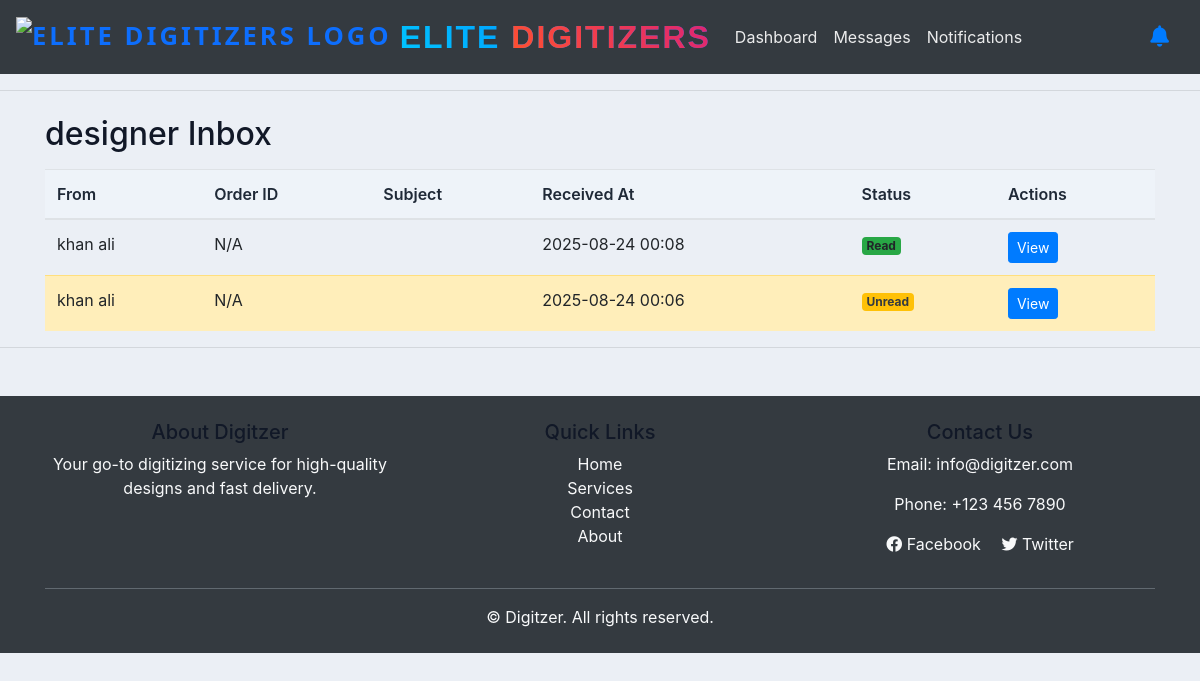
/designer/inbox/ (signed in), run on the app's committed database.
### accounts/models.py (models this page shows, shortened)
class DesignerMessage(models.Model):
    sender = models.ForeignKey(User, related_name='sent_messages', on_delete=models.CASCADE)
    receiver = models.ForeignKey(User, related_name='received_messages', on_delete=models.CASCADE)
    order = models.ForeignKey('Order', on_delete=models.CASCADE, null=True, blank=True)
    subject = models.CharField(max_length=255)
    message = models.TextField()
    timestamp = models.DateTimeField(auto_now_add=True)
    attachment = models.FileField(upload_to='message_attachments/', null=True, blank=True)
    is_read = models.BooleanField(default=False)

### accounts/decorators.py (the view)
        def wrapper_func(request, *args, **kwargs):
            group = None
            if request.user.groups.exists():
                group = request.user.groups.all()[0].name
            if group in allowed_roles:
                return view_func(request, *args, **kwargs)
            else:
                return HttpResponse("You are not authorized to view this page.")

### accounts/views.py (called while the page is built)
@login_required(login_url='login')
@allowed_users(allowed_roles=['designer'])
def designer_inbox(request):
    order_id = request.GET.get('order_id')
    messages = DesignerMessage.objects.filter(receiver=request.user)
    if order_id:
        messages = messages.filter(order__id=order_id)
    return render(request, 'designer/inbox.html', {
        'messages': messages.order_by('-timestamp'),
        'order_filter': order_id
    })

### templates/designer/inbox.html
{% extends 'accounts/main.html' %}
{% block content %}
<div class="container mt-4">
    <h2>designer Inbox</h2>
    {% if messages %}
        <table class="table table-hover mt-3">
            <thead>
                <tr>
                    <th>From</th>
                    <th>Order ID</th>
                    <th>Subject</th>
                    <th>Received At</th>
                    <th>Status</th>
                    <th>Actions</th>
                </tr>
            </thead>
            <tbody>
                {% for msg in messages %}
                <tr class="{% if not msg.is_read %}table-warning{% endif %}">
                    <td>{{ msg.sender.get_full_name|default:msg.sender.username }}</td>
                    <td>
                        {% if msg.order %}
                            <a href="{% url 'order_detail' msg.order.id %}">{{ msg.order.id }}</a>
                        {% else %}
                            N/A
                        {% endif %}
                    </td>
                    <td>{{ msg.subject }}</td>
                    <td>{{ msg.timestamp|date:"Y-m-d H:i" }}</td>
                    <td>
                        {% if msg.is_read %}
                            <span class="badge bg-success">Read</span>
                        {% else %}
                            <span class="badge bg-warning text-dark">Unread</span>
                        {% endif %}
                    </td>
                    <td>
                        <a href="{% url 'view_message' msg.id %}" class="btn btn-sm btn-primary">View</a>
                    </td>
                </tr>
                {% endfor %}
            </tbody>
        </table>
    {% else %}
        <p>No messages found.</p>
    {% endif %}
</div>
{% endblock %}

### static/css/main.css (style rules this page uses)
body { background-color: #ebeff5; }
.table thead th { background: #eef3f9; color: #1f2937; font-weight: 600; }
h5, h4, h2 { color: #111827; }

### data on the page
DesignerMessage: sender.get_full_name "khan ali", shows "N/A", timestamp "2025-08-24 00:08", is_read "Read"
DesignerMessage: sender.get_full_name "khan ali", shows "N/A", timestamp "2025-08-24 00:06", is_read "Unread"
